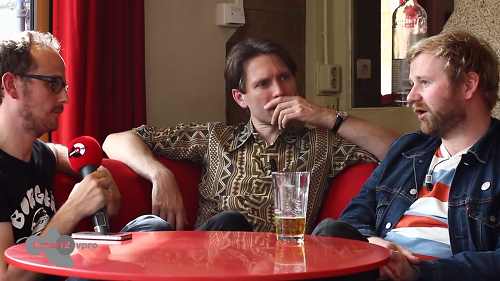
#> input picture src/diff/ff1.png, 500 x 281 px
$ python diff.py ff1.png ff2.png
#> lines starting #> are read from the running program, lines starting #| are printed output that depends on the picture
import numpy as np
import cv2
import sys

f1 = sys.argv[1]
f2 = sys.argv[2]

img1 = cv2.imread(f1, cv2.IMREAD_GRAYSCALE)
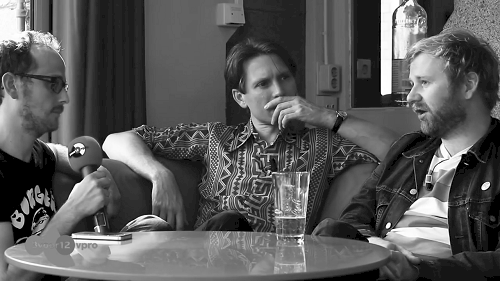
#> img1: shape (281, 500); min 0, max 255, mean 89.2
img2 = cv2.imread(f2, cv2.IMREAD_GRAYSCALE)
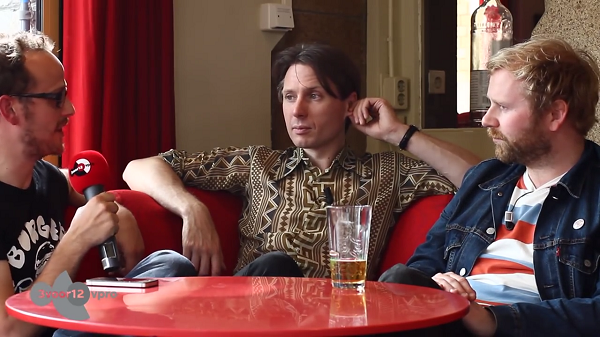
#> input picture src/diff/ff2.png, 600 x 337 px
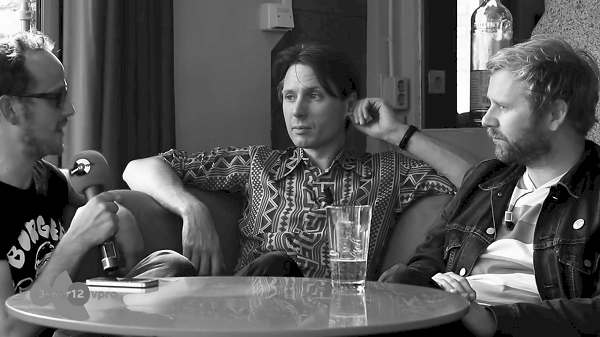
#> img2: shape (337, 600); min 0, max 255, mean 87.4

#> (the run stopped early here; a loop or call above may not have finished)
